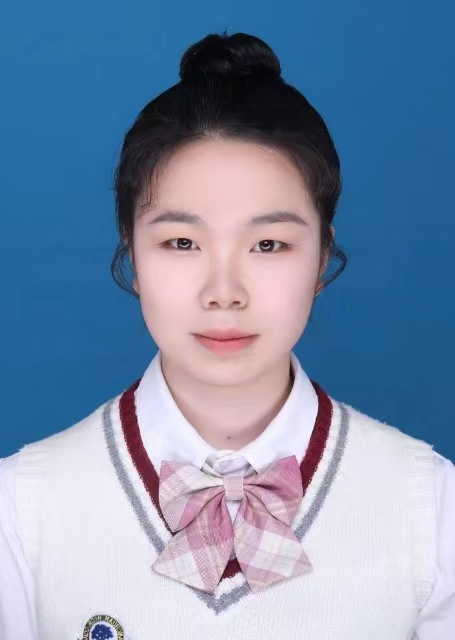
#> input picture 225-彭素华/第五周：边缘检测，相机模型/1.jpg, 455 x 640 px
$ python Canny_detail.py
#> lines starting #> are read from the running program, lines starting #| are printed output that depends on the picture; after the words box and inside, x2 and y2 are one past the last pixel; in counts of white or black regions, pixels touching at a corner belong together
import numpy as np
import matplotlib.pyplot as plt
import math

if __name__ == '__main__':
    pic_path = '1.jpg'
    img = plt.imread(pic_path)
#> img is the input picture: shape (640, 455, 3); mean R, G, B 124.2, 143.4, 171.6
    print('image', img)
#> (printed output is left out)
    if pic_path[-4:] == '.png':  # .png图片在这里的存储格式时0到1的浮点数，所以要扩展到255再计算。
        img = img * 255
    img = img.mean(axis=-1)  # 取均值的方法进行灰度化
#> img: shape (640, 455) float64

    '''
    1:高斯平滑：
    '''
    sigma = 0.5 # 高斯平滑时的高斯核参数，标准差，可调
    dim = 5 # 高斯核尺寸
    Gaussian_filter = np.zeros([dim,dim]) # 存储高斯核，这里是数组不是列表了。
    tmp = [i - dim//2 for i in range(dim)] # 生成一个序列
    n1 = 1/(2 * math.pi * sigma**2) # 计算高斯核
    n2 = -1/(2 * sigma**2)
    for i in range(dim):
        for j in range(dim):
            Gaussian_filter[i,j] = n1 * math.exp(n2 * (tmp[i]**2 + tmp[j]**2))

    Gaussian_filter = Gaussian_filter / Gaussian_filter.sum()
    dx,dy = img.shape
#> dx = 640; dy = 455
    img_new = np.zeros(img.shape) # 存储平滑后的图像，zeros函数得到的时浮点型数据。
    tmp = dim // 2
    img_pad = np.pad(img,((tmp,tmp),(tmp,tmp)),'constant') # 边缘填补
    for i in range(dx):
        for j in range(dy):
            img_new[i,j] = np.sum(img_pad[i:i+dim,j:j+dim] * Gaussian_filter)
    plt.figure(1)
    plt.imshow(img_new.astype(np.uint8),cmap='gray') # 此时的img_new是255的浮点型数据，强制类型转换才可以，gray灰阶
    plt.axis('off')

    '''
    2:求梯度：

    以下两个是滤波用的sobel矩阵（检测图像中的水平，垂直和边角边缘)

    '''
    sobel_kernel_x = np.array([[-1,0,1],[-2,0,2],[-1,0,1]])
    sobel_kernel_y = np.array([[1,2,1],[0,0,0],[-1,-2,-1]])
    img_tidu_x = np.zeros(img_new.shape) # 存储梯度图像
    img_tidu_y = np.zeros([dx,dy])
    img_tidu = np.zeros(img_new.shape)
    img_pad = np.pad(img_new,((1,1),(1,1)),'constant') # 边缘填补，根据上面的矩阵结构所以写1
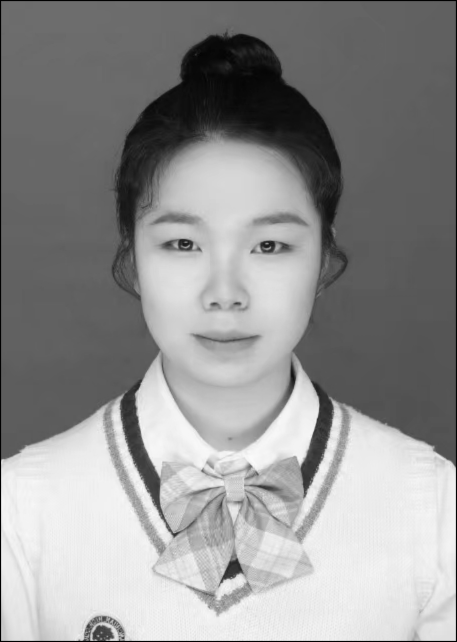
#> img_pad: shape (642, 457) float64; min 0, max 250.7, mean 145.2
    for i in range(dx):
        for j in range(dy):
            img_tidu_x[i,j] = np.sum(img_pad[i:i+3,j:j+3] * sobel_kernel_x) # x方向
            img_tidu_y[i,j] = np.sum(img_pad[i:i+3,j:j+3] * sobel_kernel_y) # y方向
            img_tidu[i,j] = np.sqrt(img_tidu_x[i,j] ** 2 + img_tidu_y[i,j] ** 2)
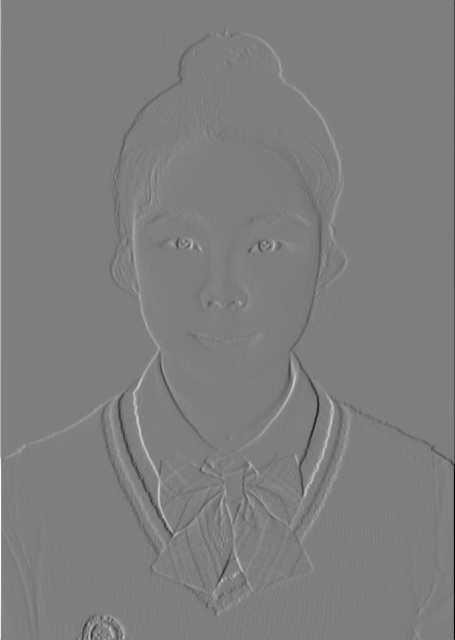
#> img_tidu_x: shape (640, 455) float64; min -967.3, max 977.5, mean -0.1; drawn with min black and max white
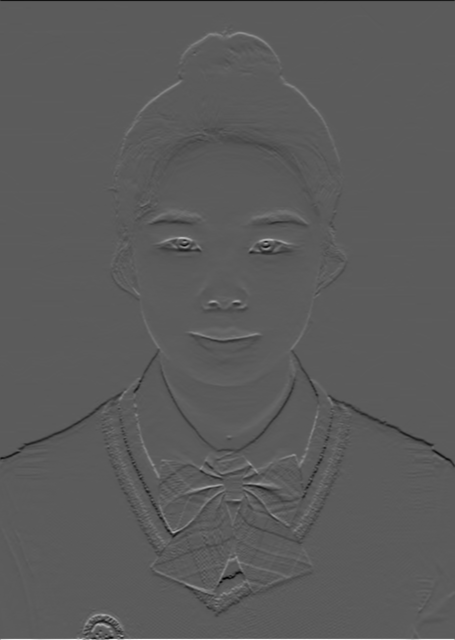
#> img_tidu_y: shape (640, 455) float64; min -541.3, max 965.8, mean -0.6; drawn with min black and max white
    img_tidu_x[img_tidu_x == 0] = 0.00000001
#> img_tidu_x: shape (640, 455) float64; 17.23% of pixels changed, all inside (x1, y1, x2, y2) = (3, 0, 452, 640)
    angel = img_tidu_y / img_tidu_x
    plt.figure(2)
    plt.imshow(img_tidu.astype(np.uint8),cmap='gray')

    '''
    3:非极大值抑制：
    '''
    img_yizhi = np.zeros(img_tidu.shape)
    for i in range(1,dx -1):
        for j in range(1,dy -1):
            flag = True # 在8领域内是否要抹去做个标记。
            temp = img_tidu[i-1:i+2,j-1:j+2] # 梯度幅值的8领域矩阵
            if angel[i,j] <= -1: # 使用线性插值法判断抑制与否？
                num_1 = (temp[0,1] - temp[0,0]) / angel[i,j] + temp[0,1]
                num_2 = (temp[2,1] - temp[2,2]) / angel[i,j] + temp[2,1]
                if not(img_tidu[i,j] > num_1 and img_tidu[i,j] > num_2):
                    flag = False
            elif angel[i,j] >= 1:
                num_1 = (temp[0,2] - temp[0,1])/ angel[i,j] + temp[0,1]
                num_2 = (temp[2,0] - temp[2,1])/ angel[i,j] + temp[2,1]
                if not (img_tidu[i,j] > num_1 and img_tidu[i,j] > num_2):
                    flag = False
            elif angel[i,j] > 0:
                num_1 = (temp[0,2] - temp[1,2])/ angel[i,j] + temp[1,2]
                num_2 = (temp[2,0] - temp[1,0])/ angel[i,j] + temp[1,0]
                if not (img_tidu[i,j] > num_1 and img_tidu[i,j] > num_2):
                    flag = False
            elif angel[i,j] >= 1:
                num_1 = (temp[1,0] - temp[0,0])/ angel[i,j] + temp[1,0]
                num_2 = (temp[1,2] - temp[2,2])/ angel[i,j] + temp[1,2]
                if not (img_tidu[i,j] > num_1 and img_tidu[i,j] > num_2):
                    flag = False
            if flag:
                img_yizhi[i,j] = img_tidu[i,j]
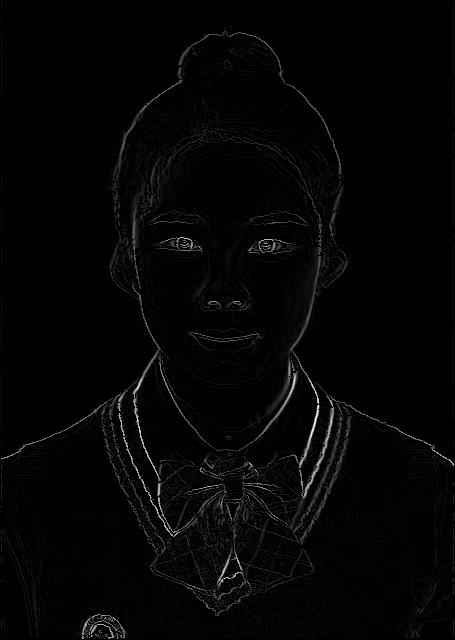
#> img_yizhi: shape (640, 455) float64; min 0, max 711.1, mean 12.9; drawn with min black and max white
    plt.figure(3)
    plt.imshow(img_yizhi.astype(np.uint8),cmap='gray')
    plt.axis('off')

    '''
    4:双阈值检测，连接边缘。遍历所有一定是边的点，查看8领域是否存在有可能是边的点，进栈

    '''
    lower_boundary = img_tidu.mean() * 0.5
#> lower_boundary = 13.2
    high_boundary = lower_boundary * 3 # 这里设置高阈值是低阈值的三倍
#> high_boundary = 39.6
    zhan = []
    for i in range(1,img_yizhi.shape[0] - 1): # 外圈不考虑了
        for j in range(1,img_yizhi.shape[1] - 1):
            if img_yizhi[i,j] >= high_boundary: # 取一定是边的点
                img_yizhi[i,j] = 255
                zhan.append([i,j])
            elif img_yizhi[i,j] <= lower_boundary: # 舍
                img_yizhi[i,j] = 0
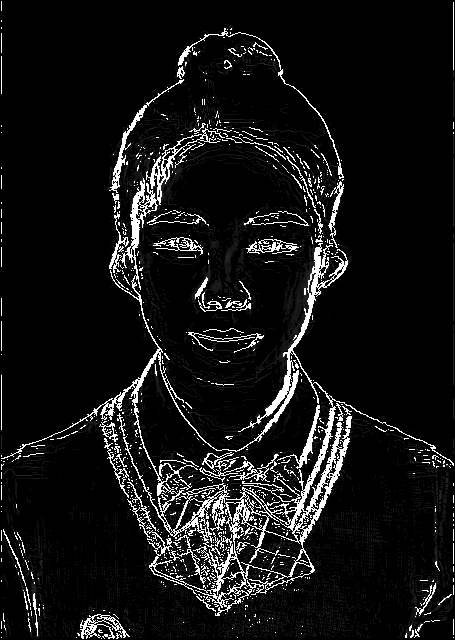
#> img_yizhi: shape (640, 455) float64; min 0, max 255, mean 20.6
    while not len(zhan) == 0:
        temp_1,temp_2 = zhan.pop() # 出栈
        a = img_yizhi[temp_1 - 1:temp_1 + 2, temp_2 - 1:temp_2 + 2]
        if (a[0, 0] < high_boundary) and (a[0, 0] > lower_boundary):
            img_yizhi[temp_1 - 1, temp_2 - 1] = 255  # 这个像素点标记为边缘
            zhan.append([temp_1 - 1, temp_2 - 1])  # 进栈
        if (a[0, 1] < high_boundary) and (a[0, 1] > lower_boundary):
            img_yizhi[temp_1 - 1, temp_2] = 255
            zhan.append([temp_1 - 1, temp_2])
        if (a[0, 2] < high_boundary) and (a[0, 2] > lower_boundary):
            img_yizhi[temp_1 - 1, temp_2 + 1] = 255
            zhan.append([temp_1 - 1, temp_2 + 1])
        if (a[1, 0] < high_boundary) and (a[1, 0] > lower_boundary):
            img_yizhi[temp_1, temp_2 - 1] = 255
            zhan.append([temp_1, temp_2 - 1])
        if (a[1, 2] < high_boundary) and (a[1, 2] > lower_boundary):
            img_yizhi[temp_1, temp_2 + 1] = 255
            zhan.append([temp_1, temp_2 + 1])
        if (a[2, 0] < high_boundary) and (a[2, 0] > lower_boundary):
            img_yizhi[temp_1 + 1, temp_2 - 1] = 255
            zhan.append([temp_1 + 1, temp_2 - 1])
        if (a[2, 1] < high_boundary) and (a[2, 1] > lower_boundary):
            img_yizhi[temp_1 + 1, temp_2] = 255
            zhan.append([temp_1 + 1, temp_2])
        if (a[2, 2] < high_boundary) and (a[2, 2] > lower_boundary):
            img_yizhi[temp_1 + 1, temp_2 + 1] = 255
            zhan.append([temp_1 + 1, temp_2 + 1])
#> this loop made 36499 passes
#> a on passes 1 to 3: [[0, 255, 255], [255, 255, 0], [0, 0, 0]], [[0, 0, 255], [0, 255, 255], [0, 0, 0]], [[255, 255, 255], [0, 255, 0], [0, 0, 0]]
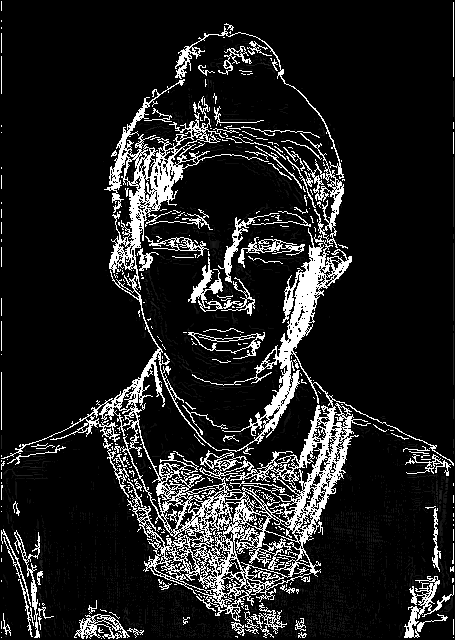
#> img_yizhi: shape (640, 455) float64; 5.28% of pixels changed, all inside (x1, y1, x2, y2) = (1, 23, 454, 639)
#> after the loop, zhan = []

    for i in range(img_yizhi.shape[0]):
        for j in range(img_yizhi.shape[1]):
            if img_yizhi[i, j] != 0 and img_yizhi[i, j] != 255:
                img_yizhi[i, j] = 0
#> img_yizhi: shape (640, 455) float64; 12.5% white in thin lines or dots

     # 绘图
    plt.figure(4)
    plt.imshow(img_yizhi.astype(np.uint8), cmap='gray')
    plt.axis('off')  # 关闭坐标刻度值
    plt.show()
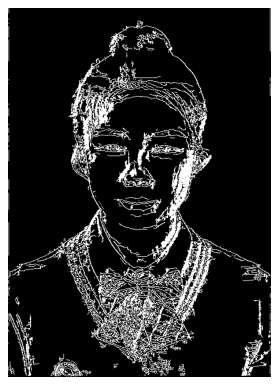
#> figure drawn by matplotlib, 1 panel
